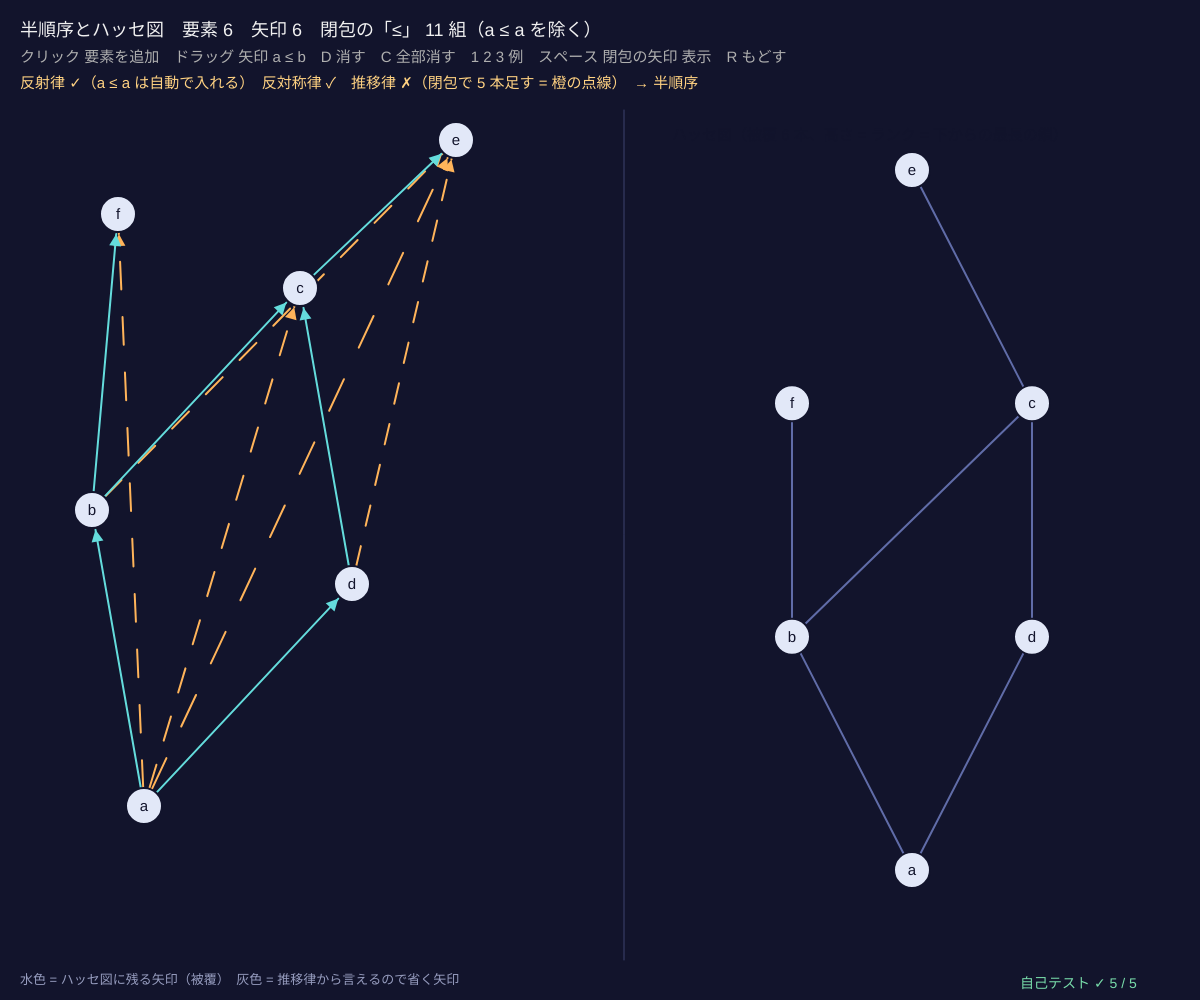
Frame 1 (no input)
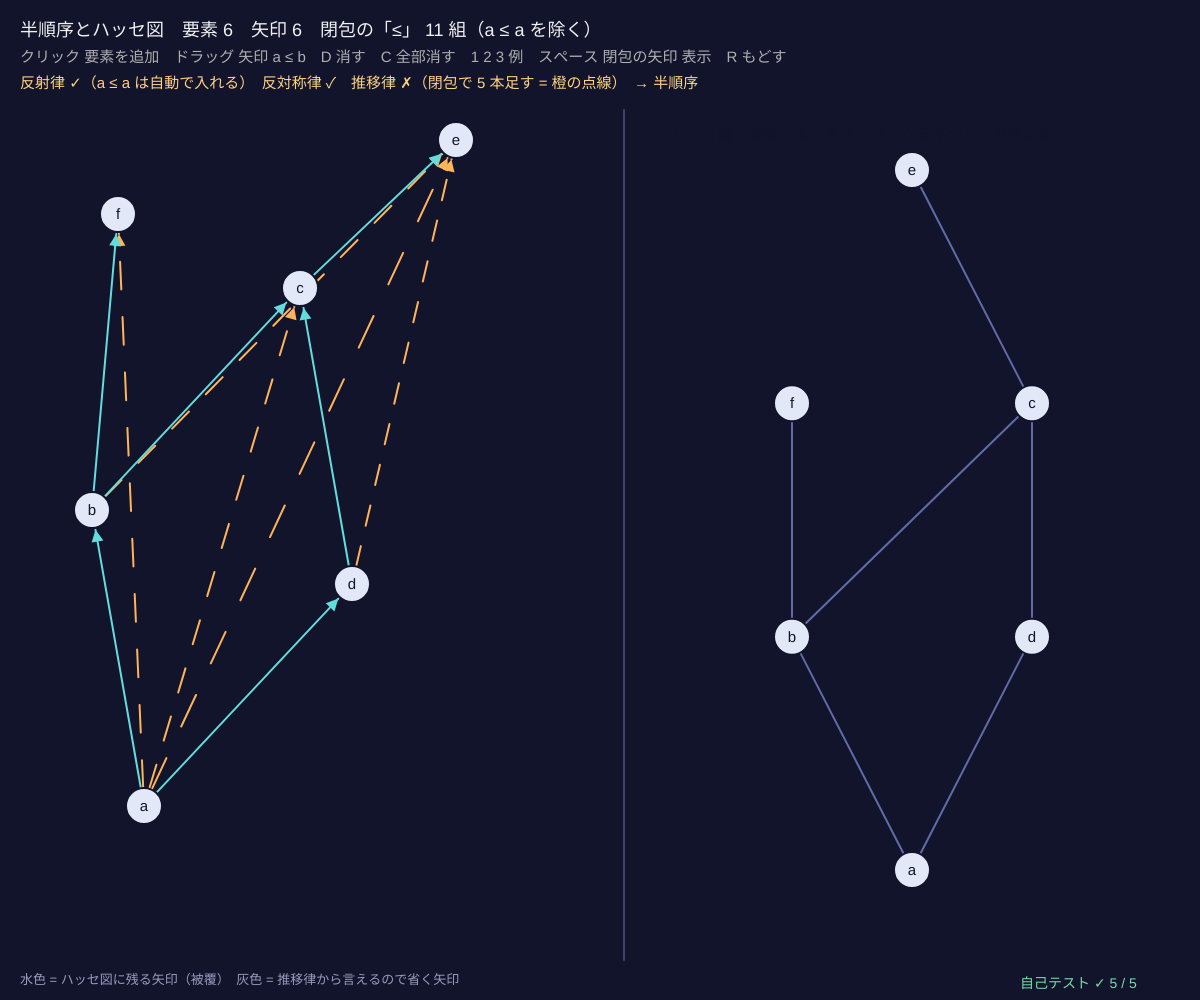
Frame 60 (no input)
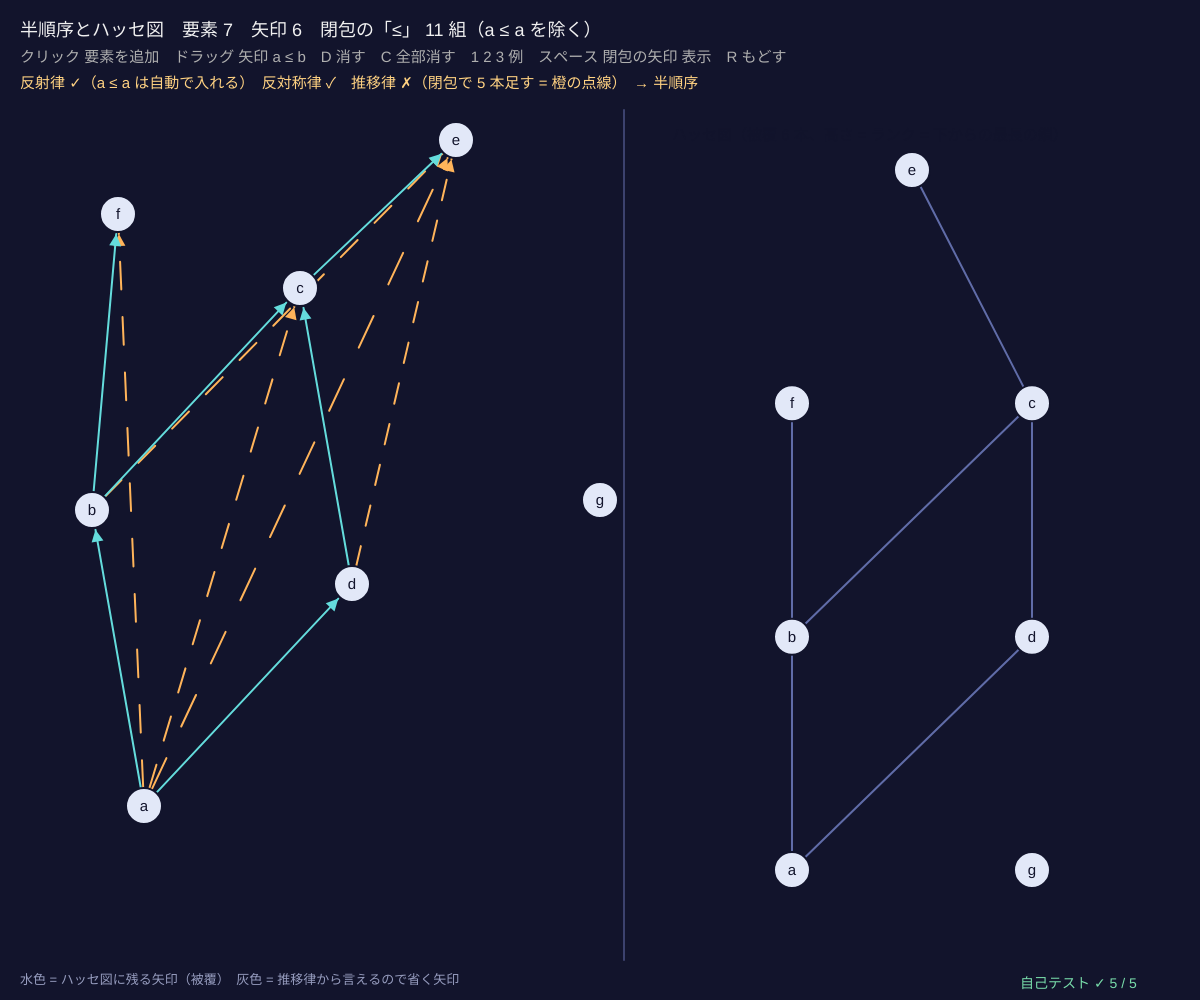
Frame 120 (the mouse pressed at the canvas centre since frame 60)

The p5.js sketch that drew these frames (run headless with seeded random() and noise() and a simulated clock; from frame 60 on, the mouse is pressed at the canvas centre):

// p5.js sketch
// ── sketch.js
// ============================================
// 00 半順序とハッセ図 ─ 「a ≤ b」の矢印から、順序の表とハッセ図を計算する
// 半順序 = 反射律（a ≤ a）・反対称律（a ≤ b かつ b ≤ a なら a = b）・推移律（a ≤ b ≤ c なら a ≤ c）
// 矢印を足りない分だけ足す（推移的閉包）→ 間に何もはさまらない矢印だけ残す（被覆 = ハッセ図の辺）→ ランクで高さをそろえる
// 左の何もない所をクリックで要素を追加 / 要素から要素へドラッグで「a ≤ b」の矢印 / D 最後の矢印を消す / C 全部消す
// 1 2 3 例（推移律が足りない・約数・輪になる）/ スペース 閉包で足した矢印を表示 / R 例 1 にもどす
// ============================================

const MAX_NODES = 16;                  // ★ 要素の数の上限
const NODE_R = 18;                     // ★ 要素の丸の半径
let nodes = [], arrows = [], dragFrom = -1, showClosure = true, info = null;

function setup() { createCanvas(windowWidth, windowHeight); selfTest(); preset(1); }

function preset(k) {
  let w = width * 0.5, h = height;
  let lat = (pts, ar) => { nodes = pts.map(([x, y], i) => ({ x: 40 + x * (w - 80), y: 140 + y * (h - 260), name: 'abcdefghijklmnop'[i] })); arrows = ar; };
  if (k === 1) lat([[0.2, 0.9], [0.1, 0.5], [0.5, 0.2], [0.6, 0.6], [0.8, 0.0], [0.15, 0.1]], [[0, 1], [1, 2], [0, 3], [3, 2], [2, 4], [1, 5]]);
  if (k === 2) { let D = [1, 2, 3, 4, 6, 12], ar = []; for (let i = 0; i < 6; i++) for (let j = 0; j < 6; j++) if (i !== j && D[j] % D[i] === 0) ar.push([i, j]);
    lat([[0.5, 1], [0.15, 0.55], [0.85, 0.7], [0.3, 0.15], [0.7, 0.3], [0.5, 0]], ar); nodes.forEach((nd, i) => (nd.name = String(D[i]))); }
  if (k === 3) lat([[0.2, 0.8], [0.8, 0.8], [0.5, 0.2], [0.5, 0.55]], [[0, 1], [1, 2], [2, 0], [0, 3]]);
  analyze();
}
// 矢印（と a ≤ a）の表 → 閉包 → 半順序か調べる → ハッセ図
function relFrom(n, ar) { let R = []; for (let i = 0; i < n; i++) { R.push(new Uint8Array(n)); R[i][i] = 1; } for (let [a, b] of ar) R[a][b] = 1; return R; }
function analyze() {
  let n = nodes.length, R0 = relFrom(n, arrows), C = closeRel(R0), miss = [];
  for (let i = 0; i < n; i++) for (let j = 0; j < n; j++) if (C[i][j] && !R0[i][j]) miss.push([i, j]);
  let cyc = null; for (let i = 0; i < n && !cyc; i++) for (let j = i + 1; j < n; j++) if (C[i][j] && C[j][i]) { cyc = [i, j]; break; }
  info = { R0, C, miss, cyc, trans: isTransitive(R0), poset: !cyc, lat: null };
  if (!cyc && n > 0) { info.lat = posetFromRel(C, nodes.map((nd) => nd.name)); layoutHasse(info.lat, width * 0.56, 170, width * 0.4, height - 300); }
}
function isCover(a, b) { return info.lat && info.lat.cov.some(([x, y]) => x === a && y === b); }

function draw() {
  background(18, 20, 44);
  stroke(60, 66, 110); line(width * 0.52, 110, width * 0.52, height - 40);
  // ---- 左：自分で描いた矢印（ハッセ図に残る辺 = 水色、推移律で言える辺 = 灰色、閉包で足した辺 = 点線の橙）
  if (showClosure) for (let [a, b] of info.miss) arrowLine(nodes[a], nodes[b], [255, 180, 90], true);
  for (let [a, b] of arrows) arrowLine(nodes[a], nodes[b], info.cyc ? [255, 110, 110] : isCover(a, b) ? [100, 220, 220] : [130, 136, 170], false);
  if (dragFrom >= 0) { stroke(255, 220, 120); strokeWeight(2); line(nodes[dragFrom].x, nodes[dragFrom].y, mouseX, mouseY); }
  textAlign(CENTER, CENTER); textSize(15);
  for (let nd of nodes) { stroke(18, 20, 44); strokeWeight(2); fill(226, 232, 248); circle(nd.x, nd.y, 2 * NODE_R); noStroke(); fill(18, 20, 44); text(nd.name, nd.x, nd.y + 1); }
  textAlign(LEFT, BASELINE);
  // ---- 右：ハッセ図（半順序のときだけ）
  noStroke(); fill(200, 206, 230); textSize(16);
  if (info.lat) { drawHasse(info.lat, { rad: NODE_R, fs: 15 }); text('ハッセ図（被覆 ' + info.lat.cov.length + ' 本、高さ = ランク = 下からの最長の鎖）', width * 0.56, 140); }
  else if (info.cyc) { fill(255, 120, 120); text('反対称律が破れている：' + nodes[info.cyc[0]].name + ' ≤ ' + nodes[info.cyc[1]].name + ' かつ ' + nodes[info.cyc[1]].name + ' ≤ ' + nodes[info.cyc[0]].name, width * 0.56, 140);
    text('矢印が輪になると半順序ではない → ハッセ図は描けない（D で矢印を消す）', width * 0.56, 166); }
  // ---- 文字
  let st = (ok) => (ok ? '✓' : '✗'), np = 0; for (let r of info.C) for (let v of r) np += v;
  fill(240); textSize(18);
  text('半順序とハッセ図　要素 ' + nodes.length + '　矢印 ' + arrows.length + '　閉包の「≤」 ' + (np - nodes.length) + ' 組（a ≤ a を除く）', 20, 36);
  fill(175); textSize(15);
  text('クリック 要素を追加　ドラッグ 矢印 a ≤ b　D 消す　C 全部消す　1 2 3 例　スペース 閉包の矢印 ' + (showClosure ? '表示' : '非表示') + '　R もどす', 20, 62);
  fill(255, 210, 130);
  text('反射律 ' + st(true) + '（a ≤ a は自動で入れる）　反対称律 ' + st(!info.cyc) + '　推移律 ' + st(info.trans) + (info.trans ? '' : '（閉包で ' + info.miss.length + ' 本足す = 橙の点線）') + '　→ ' + (info.poset ? '半順序' : '半順序ではない'), 20, 88);
  fill(150, 156, 190); textSize(13);
  text('水色 = ハッセ図に残る矢印（被覆）　灰色 = 推移律から言えるので省く矢印', 20, height - 16);
  drawSelfTest(width - 180, height - 12);
}

function arrowLine(p, q, c, dashed) {
  let dx = q.x - p.x, dy = q.y - p.y, L = Math.hypot(dx, dy); if (L < 1) return;
  let ux = dx / L, uy = dy / L, x1 = p.x + ux * NODE_R, y1 = p.y + uy * NODE_R, x2 = q.x - ux * (NODE_R + 2), y2 = q.y - uy * (NODE_R + 2);
  stroke(...c); strokeWeight(2);
  if (dashed) { for (let t = 0; t < 1; t += 0.1) line(x1 + (x2 - x1) * t, y1 + (y2 - y1) * t, x1 + (x2 - x1) * (t + 0.05), y1 + (y2 - y1) * (t + 0.05)); } else line(x1, y1, x2, y2);
  noStroke(); fill(...c); triangle(x2, y2, x2 - ux * 12 - uy * 6, y2 - uy * 12 + ux * 6, x2 - ux * 12 + uy * 6, y2 - uy * 12 - ux * 6);
}
function nodeNear(x, y) { for (let i = 0; i < nodes.length; i++) if (Math.hypot(nodes[i].x - x, nodes[i].y - y) < NODE_R + 4) return i; return -1; }
function mousePressed() {
  if (mouseX > width * 0.52 || mouseY < 110) return;
  let i = nodeNear(mouseX, mouseY);
  if (i >= 0) dragFrom = i;
  else if (nodes.length < MAX_NODES) { nodes.push({ x: mouseX, y: mouseY, name: 'abcdefghijklmnop'[nodes.length] }); analyze(); }
}
function mouseReleased() {
  if (dragFrom < 0) return;
  let j = nodeNear(mouseX, mouseY);
  if (j >= 0 && j !== dragFrom && !arrows.some(([a, b]) => a === dragFrom && b === j)) { arrows.push([dragFrom, j]); analyze(); }
  dragFrom = -1;
}
function keyPressed() {
  if (key === '1' || key === '2' || key === '3') preset(+key);
  if (key === 'r' || key === 'R') preset(1);
  if (key === 'c' || key === 'C') { nodes = []; arrows = []; analyze(); }
  if ((key === 'd' || key === 'D' || key === 'Backspace') && arrows.length) { arrows.pop(); analyze(); }
  if (key === ' ') showClosure = !showClosure;
  return false;
}

// ---- 自己テスト
function selfTest() {
  selfTestResults = [];
  let chain = relFrom(4, [[0, 1], [1, 2], [2, 3]]), Cc = closeRel(chain), np = 0; for (let r of Cc) for (let v of r) np += v;
  check('鎖 0 ≤ 1 ≤ 2 ≤ 3：矢印だけでは推移律が ✗、閉包は半順序で「<」が 6 組、被覆は 3 本', !isTransitive(chain) && isPoset(Cc) && np - 4 === 6 && coversOf(Cc).length === 3);
  check('輪になる関係 a ≤ b ≤ c ≤ a は、閉包すると反対称律 ✗（半順序ではない）', !isAntisym(closeRel(relFrom(3, [[0, 1], [1, 2], [2, 0]]))));
  let bad = relFrom(3, [[0, 1], [1, 2]]);
  check('わざと作った関係（反射・反対称は ✓、推移が ✗）を見分ける', isReflexive(bad) && isAntisym(bad) && !isTransitive(bad));
  let D = divisorPoset(12);
  check('12 の約数の束：要素 6、被覆 7 本（2 3 → 4 6 → 12 …）、12 のランク = 3（素因数の数）', D.n === 6 && D.cov.length === 7 && D.rk[5] === 3);
  seedRng(56); let okAll = true;
  for (let t = 0; t < 30; t++) {
    let lat = randomPoset(4 + Math.floor(rnd() * 10), 0.3), C2 = closeRel(relFrom(lat.n, lat.cov));
    if (!lat.R.every((r, i) => r.every((v, j) => v === C2[i][j]))) okAll = false;                     // 被覆の閉包 = もとの順序
    for (let k = 0; k < lat.cov.length; k++) { let C3 = closeRel(relFrom(lat.n, lat.cov.filter((e, m) => m !== k))); if (C3[lat.cov[k][0]][lat.cov[k][1]]) okAll = false; }   // どの辺も省けない
    for (let [a, b] of lat.cov) if (lat.rk[b] < lat.rk[a] + 1) okAll = false;
  }
  check('ランダムな半順序 30 個：被覆の閉包でもとの順序にもどり、被覆はどれも省けない（最小）、ランクは辺で増える', okAll);
  reportSelfTest();
}

// ---------- やってみよう ----------
// 1. 例 1：a ≤ b ≤ c なのに a ≤ c の矢印がない。橙の点線が閉包で足した矢印。ハッセ図ではどれが残る？
// 2. 例 2：12 の約数の「割り切る」矢印を全部描いた。ハッセ図では何本に減る？
// 3. 例 3 は輪になっている。どの矢印を消すと半順序になる？（D で最後の矢印を消す）
// 4. C で消して、自分の 1 日の予定（「起きる ≤ 朝ごはん」など）を半順序にしてみよう
// 5. 同じハッセ図になる矢印の描き方は何通りある？


// ==================================================
// ここから下は「束論の道具」（中身は読まなくても OK。消さないでね）
// ==================================================
// ---- 順序集合 P = { n, R, lab, cov, rk, pos }。R[i][j] = 1 は「i ≤ j」（n × n の 0/1 の表）
function makePoset(n, leqFn, labs) {
  let R = [];
  for (let i = 0; i < n; i++) { R.push(new Uint8Array(n)); for (let j = 0; j < n; j++) R[i][j] = i === j || leqFn(i, j) ? 1 : 0; }
  return posetFromRel(R, labs);
}
function posetFromRel(R, labs) { let n = R.length, cov = coversOf(R); return { n, R, cov, rk: ranksOf(n, cov), pos: [], lab: labs || [...Array(n).keys()].map(String) }; }
function fromCovers(labs, cv) { let n = labs.length, R = []; for (let i = 0; i < n; i++) R.push(new Uint8Array(n)); for (let [a, b] of cv) R[a][b] = 1; return posetFromRel(closeRel(R), labs); }   // 被覆の組から
function closeRel(R) {                 // 反射的・推移的閉包（ワーシャル法：k を経由して行けるなら i ≤ j）
  let n = R.length, C = R.map((r) => Uint8Array.from(r));
  for (let i = 0; i < n; i++) C[i][i] = 1;
  for (let k = 0; k < n; k++) for (let i = 0; i < n; i++) if (C[i][k]) for (let j = 0; j < n; j++) if (C[k][j]) C[i][j] = 1;
  return C;
}
function isReflexive(R) { return R.every((r, i) => r[i] === 1); }
function isAntisym(R) { for (let i = 0; i < R.length; i++) for (let j = i + 1; j < R.length; j++) if (R[i][j] && R[j][i]) return false; return true; }
function isTransitive(R) { let n = R.length; for (let i = 0; i < n; i++) for (let j = 0; j < n; j++) if (R[i][j]) for (let k = 0; k < n; k++) if (R[j][k] && !R[i][k]) return false; return true; }
function isPoset(R) { return isReflexive(R) && isAntisym(R) && isTransitive(R); }
function coversOf(R) {                 // 被覆 a ⋖ b：a < b で、間にはさまる c がない（推移的簡約 = ハッセ図の辺）
  let n = R.length, E = [], lt = (a, b) => a !== b && R[a][b] && !R[b][a];
  for (let a = 0; a < n; a++) for (let b = 0; b < n; b++) if (lt(a, b)) {
    let ok = true; for (let c = 0; c < n && ok; c++) if (lt(a, c) && lt(c, b)) ok = false;
    if (ok) E.push([a, b]);
  }
  return E;
}
function ranksOf(n, cov) {             // ランク = 下から c までの最長の鎖の長さ（最大 n 回くり返せば止まる）
  let rk = new Array(n).fill(0);
  for (let t = 0; t <= n; t++) { let ch = false; for (let [a, b] of cov) if (rk[b] < rk[a] + 1 && rk[a] < n) { rk[b] = rk[a] + 1; ch = true; } if (!ch) break; }
  return rk;
}
function allOf(P) { return [...Array(P.n).keys()]; }
function upperOf(P, a, b) { return allOf(P).filter((c) => P.R[a][c] && P.R[b][c]); }   // 上界：a と b の両方より上
function lowerOf(P, a, b) { return allOf(P).filter((c) => P.R[c][a] && P.R[c][b]); }   // 下界
function leastOf(P, Sx) { for (let x of Sx) if (Sx.every((y) => P.R[x][y])) return x; return -1; }      // 最小元（なければ −1）
function greatestOf(P, Sx) { for (let x of Sx) if (Sx.every((y) => P.R[y][x])) return x; return -1; }   // 最大元
function joinOf(P, a, b) { return leastOf(P, upperOf(P, a, b)); }     // 上限 a ∨ b = 最小上界（なければ −1）
function meetOf(P, a, b) { return greatestOf(P, lowerOf(P, a, b)); }  // 下限 a ∧ b = 最大下界
function botOf(P) { return leastOf(P, allOf(P)); }
function topOf(P) { return greatestOf(P, allOf(P)); }
function isLattice(P) { if (P.n === 0) return false; for (let a = 0; a < P.n; a++) for (let b = a + 1; b < P.n; b++) if (joinOf(P, a, b) < 0 || meetOf(P, a, b) < 0) return false; return true; }
function tables(P) {                   // 上限・下限の表（何度も使うので先に計算）
  P.J = []; P.M = [];
  for (let a = 0; a < P.n; a++) { P.J.push(new Int16Array(P.n)); P.M.push(new Int16Array(P.n)); for (let b = 0; b < P.n; b++) { P.J[a][b] = joinOf(P, a, b); P.M[a][b] = meetOf(P, a, b); } }
  return P;
}
// ---- よく使う束：約数の束（割り切る）と部分集合の束（含まれる）
function gcdOf(a, b) { while (b) [a, b] = [b, a % b]; return a; }
function lcmOf(a, b) { return (a / gcdOf(a, b)) * b; }
function divisorsOf(n) { let d = []; for (let k = 1; k <= n; k++) if (n % k === 0) d.push(k); return d; }
function primeFactors(n) { let f = []; for (let p = 2; p * p <= n; p++) if (n % p === 0) { let e = 0; while (n % p === 0) { n /= p; e++; } f.push([p, e]); } if (n > 1) f.push([n, 1]); return f; }
function divisorPoset(n) {
  let D = divisorsOf(n), P = makePoset(D.length, (i, j) => D[j] % D[i] === 0, D.map(String)), ps = primeFactors(n).map((f) => f[0]), dir = [-1, 1, -0.3, 0.55, -0.62];
  P.val = D; P.hint = (i) => ps.reduce((s, p, t) => { let e = 0, v = D[i]; while (v % p === 0) { v /= p; e++; } return s + e * dir[t % 5]; }, 0);
  return P;
}
function popc(m) { let c = 0; while (m) { c += m & 1; m >>= 1; } return c; }
function setName(m, k) { let s = ''; for (let t = 0; t < k; t++) if (m >> t & 1) s += 'abcdefg'[t]; return s || '∅'; }
function powersetPoset(k) {
  let P = makePoset(1 << k, (i, j) => (i & j) === i, [...Array(1 << k).keys()].map((m) => setName(m, k))), dir = [-1, 1, -0.3, 0.55];
  P.val = [...Array(1 << k).keys()]; if (k <= 4) P.hint = (i) => dir.reduce((s, d, t) => s + (i >> t & 1) * d, 0);
  return P;
}
// ---- ハッセ図を描く：高さ = ランク、横 = hint（なければ下の被覆の平均の順）
function layoutHasse(P, x, y, w, h, exact) {
  let mr = Math.max(0, ...P.rk), lv = [], px = new Array(P.n).fill(0.5);
  for (let r = 0; r <= mr; r++) lv.push([]);
  for (let i = 0; i < P.n; i++) lv[P.rk[i]].push(i);
  for (let r = 0; r <= mr; r++) {
    for (let i of lv[r]) { if (P.hint) px[i] = P.hint(i); else { let s = 0, c = 0; for (let [a, b] of P.cov) if (b === i) { s += px[a]; c++; } px[i] = (c ? s / c : 0.5) + i * 1e-6; } }
    lv[r].sort((a, b) => px[a] - px[b]);
    if (!(exact && P.hint)) lv[r].forEach((i, k) => (px[i] = (k + 0.5) / lv[r].length));
  }
  if (exact && P.hint) { let lo = Math.min(...px), hi = Math.max(...px); px = px.map((v) => (hi > lo ? 0.04 + 0.92 * (v - lo) / (hi - lo) : 0.5)); }
  P.pos = []; for (let i = 0; i < P.n; i++) P.pos.push([x + w * px[i], y + h - (mr ? P.rk[i] / mr : 0.5) * h]);
}
function drawHasse(P, o) {             // o = { col(i), ecol(a, b), rad, fs }。色は [r, g, b]
  o = o || {}; let rad = o.rad || 16;
  strokeWeight(2);
  for (let [a, b] of P.cov) { stroke(...((o.ecol && o.ecol(a, b)) || [96, 108, 168])); line(P.pos[a][0], P.pos[a][1], P.pos[b][0], P.pos[b][1]); }
  textAlign(CENTER, CENTER); textSize(o.fs || 13);
  for (let i = 0; i < P.n; i++) {
    stroke(18, 20, 44); strokeWeight(2); fill(...((o.col && o.col(i)) || [226, 232, 248])); circle(P.pos[i][0], P.pos[i][1], 2 * rad);
    noStroke(); fill(18, 20, 44); text(P.lab[i], P.pos[i][0], P.pos[i][1] + 1);
  }
  textAlign(LEFT, BASELINE);
}
function nodeAt(P, mx, my, r) { let best = -1, bd = r || 20; for (let i = 0; i < P.n; i++) { let d = Math.hypot(P.pos[i][0] - mx, P.pos[i][1] - my); if (d < bd) { bd = d; best = i; } } return best; }
// ---- 種つきの乱数（同じ種なら毎回同じ列）
let rngState = 1;
function seedRng(sd) { rngState = (sd >>> 0) || 1; }
function rnd() {                       // 0〜1 の一様乱数（mulberry32）
  rngState = (rngState + 0x6d2b79f5) >>> 0;
  let t = rngState;
  t = Math.imul(t ^ (t >>> 15), t | 1);
  t ^= t + Math.imul(t ^ (t >>> 7), t | 61);
  return ((t ^ (t >>> 14)) >>> 0) / 4294967296;
}
function randomPoset(n, p) { let o = []; for (let i = 0; i < n; i++) o.push(i); for (let i = n - 1; i > 0; i--) { let j = Math.floor(rnd() * (i + 1)); [o[i], o[j]] = [o[j], o[i]]; }   // ランダムな順番 o で、前 → 後ろに確率 p で辺 → 閉包
  let R = []; for (let i = 0; i < n; i++) R.push(new Uint8Array(n));
  for (let a = 0; a < n; a++) for (let b = a + 1; b < n; b++) if (rnd() < p) R[o[a]][o[b]] = 1;
  return posetFromRel(closeRel(R));
}
function clampv(v, a, b) { return v < a ? a : v > b ? b : v; }
// ---- 自己テストの道具
let selfTestResults = [];
function check(name, cond) { selfTestResults.push({ name, ok: !!cond }); }
function reportSelfTest() { for (let r of selfTestResults) (r.ok ? console.log : console.error)((r.ok ? '✓ ' : '✗ ') + r.name); }
function selfTestLine() { let k = selfTestResults.filter((r) => r.ok).length; return '自己テスト ' + (k === selfTestResults.length ? '✓ ' : '✗ ') + k + ' / ' + selfTestResults.length; }
function drawSelfTest(x, y) { noStroke(); fill(...(selfTestResults.every((r) => r.ok) ? [120, 220, 170] : [255, 90, 90])); textSize(14); textAlign(LEFT, BASELINE); text(selfTestLine(), x, y); }
